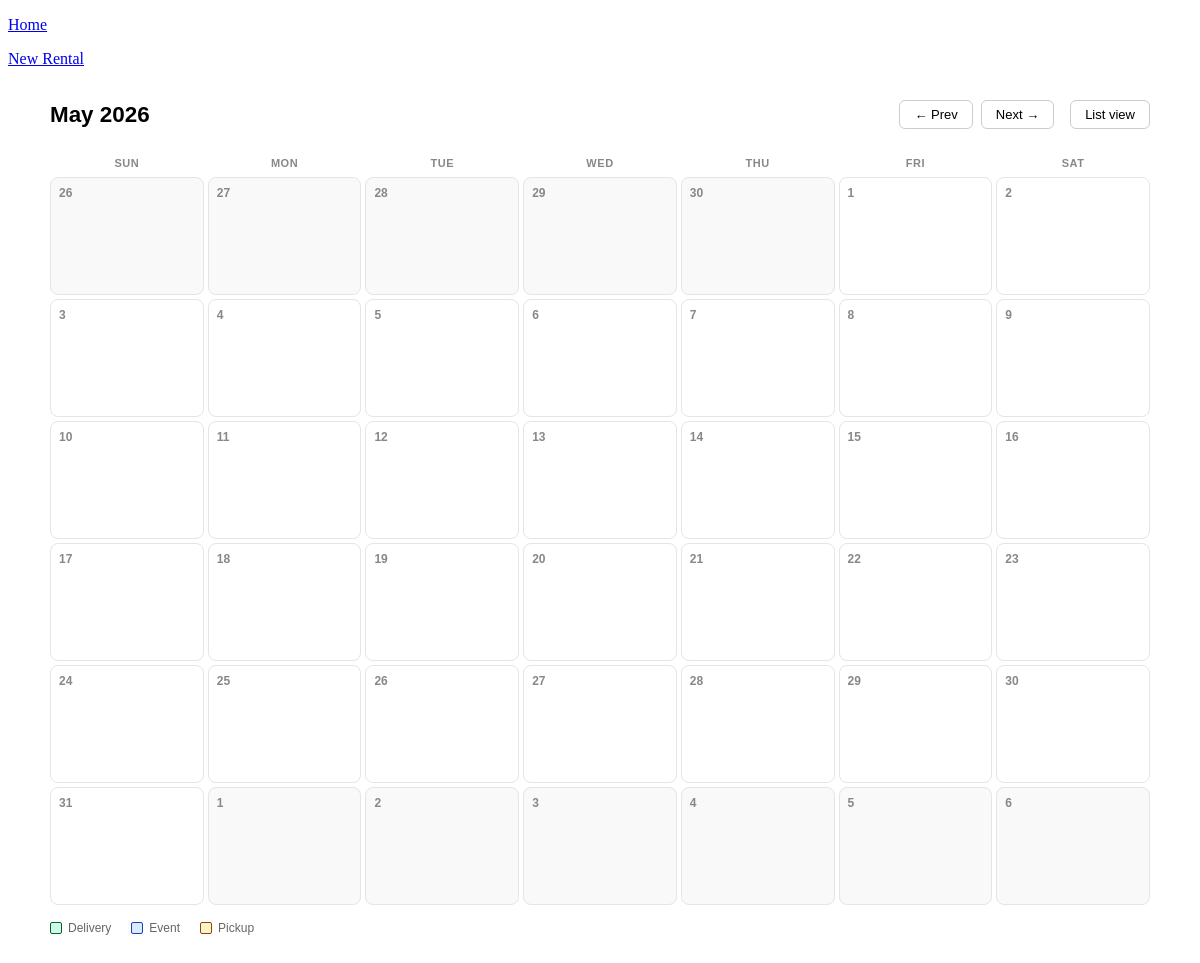
Before: /rentals/?year=2026&month=5 with the older database file.
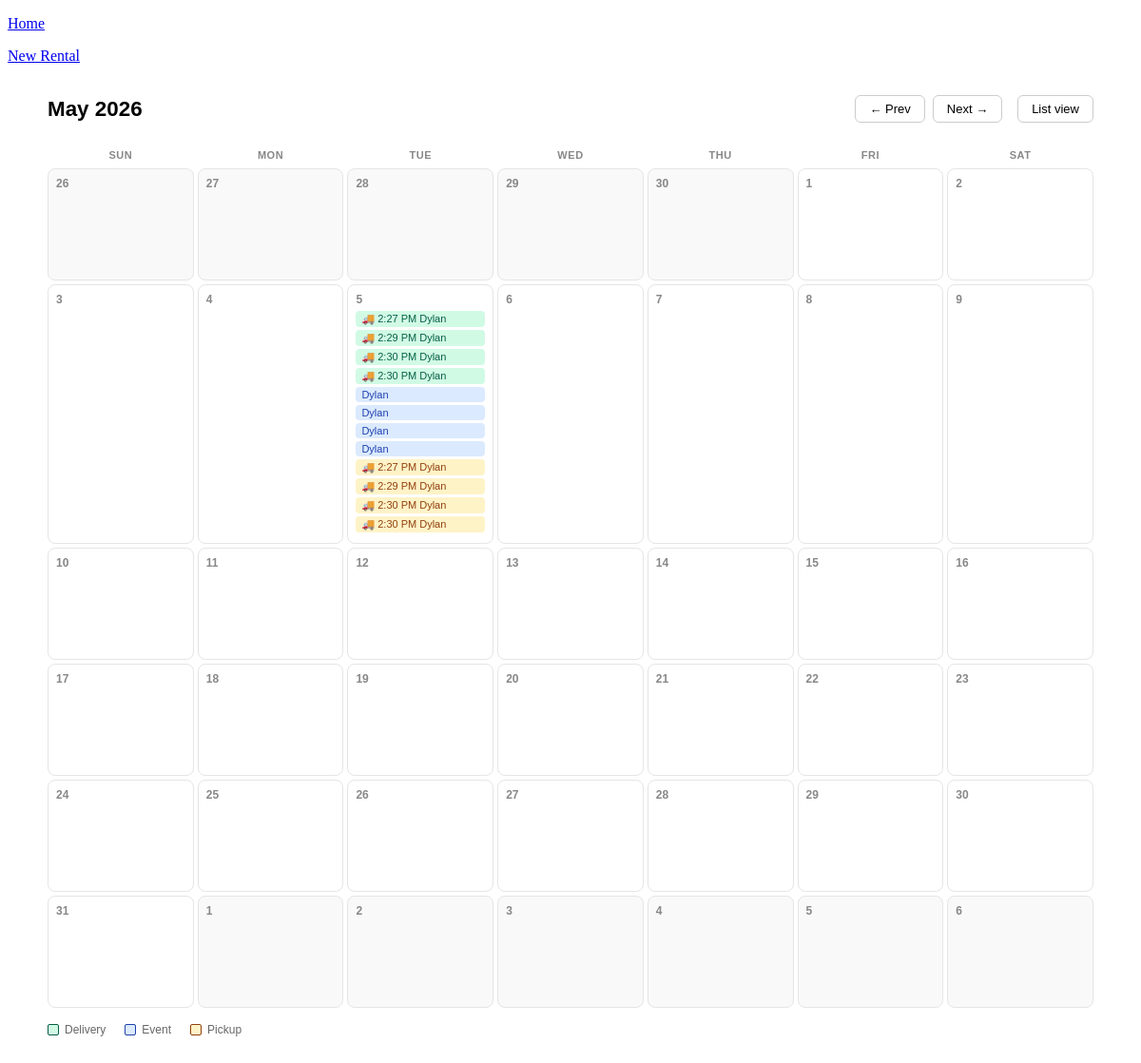
After: the same page with the newer database file.
### dashboard/models.py (models this page shows)
class Rental(models.Model):
    customer = models.ForeignKey(Customer, on_delete=models.CASCADE)
    location = models.CharField(max_length = 200)
    totalPrice = models.DecimalField(max_digits = 20, decimal_places = 2, default=0)
    deliveryDate = models.DateTimeField(null = True)
    eventDateStart = models.DateTimeField(null = True)
    eventDateEnd = models.DateTimeField(null = True)
    pickupDate = models.DateTimeField(null = True)

class Customer(models.Model):
    name = models.CharField(max_length=200)
    phone = models.CharField(max_length=200, null = True)
    email = models.EmailField(default = "None", null = True)
    qb_id = models.BigIntegerField()
    def __str__(self):
        return self.name

### dashboard/views.py (the view)
# urls.py: path("rentals/", views.rentals, name="rentals"),
def rentals(request):
    today = datetime.today()
    year  = int(request.GET.get('year',  today.year))
    month = int(request.GET.get('month', today.month))
    prev = datetime(year, month, 1).replace(day=1)
    prev = (prev.replace(day=1) - timedelta(days=1)).replace(day=1)
    next_m = datetime(year, month, 28) + timedelta(days=4)
    next_m = next_m.replace(day=1)
    month_start = datetime(year, month, 1)
    month_end   = datetime(year, month, calendar.monthrange(year, month)[1])
    rentals = Rental.objects.filter(
        pickupDate__gte=month_start,
        deliveryDate__lte=month_end
    )
    day_map = {}
    for r in rentals:
        for dt, bucket in [
            (r.deliveryDate, 'deliveries'),
            (r.eventDateStart,   'events'),
            (r.eventDateEnd,     'events'),
            (r.pickupDate,   'pickups'),
        ]:
            d = dt.date()
            if d not in day_map:
                day_map[d] = {'deliveries': [], 'events': [], 'pickups': []}
            if r not in day_map[d][bucket]:
                day_map[d][bucket].append(r)
    cal = calendar.Calendar(firstweekday=6)  # Sunday first
    weeks = []
    for week in cal.monthdatescalendar(year, month):
        row = []
        for d in week:
            row.append({
                'date':      d,
                'in_month':  d.month == month,
                'is_today':  d == today,
                'deliveries': day_map.get(d, {}).get('deliveries', []),
                'events':     day_map.get(d, {}).get('events', []),
                'pickups':    day_map.get(d, {}).get('pickups', []),
            })
        weeks.append(row)
    return render(request, 'rentals.html', {
        'calendar_weeks': weeks,
        'month_label':    datetime(year, month, 1).strftime('%B %Y'),
        'day_names':      ['Sun','Mon','Tue','Wed','Thu','Fri','Sat'],
        'prev_year':      prev.year,   'prev_month': prev.month,
        'next_year':      next_m.year, 'next_month': next_m.month,
    })

### dashboard/templates/rentals.html (shortened to what this page needs)
<!doctype html>
<html lang="en">
  <head>
    <link rel="stylesheet" href="/static/main.css" />
  </head>
  <header>
    <nav>
      <p><a href="/"> Home </a></p>
      <p><a href="/newrental/"> New Rental </a></p>
    </nav>
  </header>
  <body>
    <div class="cal-wrap">
      <div class="cal-header">
        <h2>{{ month_label }}</h2>
        <div
          class="cal-nav"
          style="display: flex; gap: 8px; align-items: center"
        >
          <a href="?year={{ prev_year }}&month={{ prev_month }}">&larr; Prev</a>
          <a href="?year={{ next_year }}&month={{ next_month }}">Next &rarr;</a>
          <a href="{% url 'dashboard' %}" style="margin-left: 8px">List view</a>
        </div>
      </div>
      <div class="day-labels">
        {% for day in day_names %}
        <div class="day-label">{{ day }}</div>
        {% endfor %}
      </div>
      <div class="cal-grid">
        {% for week in calendar_weeks %} {% for day in week %}
        <div class="cal-day {% if not day.in_month %}other-month{% endif %} {% if day.is_today %}today{% endif %}">
          <div class="day-num">{{ day.date.day }}</div>
          {% for rental in day.deliveries %}
          <a href="{% url 'rental_card' rental.id %}" class="rental-pill pill-delivery"
            title="{{ rental.customer }} — ${{ rental.totalPrice }}">
            &#x1F69A; {{ rental.deliveryDate|date:"g:i A" }} {{ rental.customer }}
          </a>
          {% endfor %}
          {% for rental in day.events %}
          <a href="{% url 'rental_card' rental.id %}" class="rental-pill pill-event"
            title="{{ rental.customer }} — ${{ rental.totalPrice }}">
            {{ rental.events|date:"g:i A" }} {{ rental.customer }}
          </a>
          {% endfor %}
          {% for rental in day.pickups %}
          <a href="{% url 'rental_card' rental.id%}" class="rental-pill pill-pickup"
            title="{{ rental.customer }} — ${{ rental.totalPrice }}">
            &#x1F69A; {{ rental.deliveryDate|date:"g:i A" }} {{ rental.customer }}
          </a>
          {% endfor %}
        </div>
        {% endfor %}
        {% endfor %}
      </div>
      <div class="legend">
        <div class="leg-item">
          <div
            class="leg-dot"
            style="background: #d1fae5; border: 1px solid #065f46"
          ></div>
          Delivery
        </div>
        <div class="leg-item">
          <div
            class="leg-dot"
            style="background: #dbeafe; border: 1px solid #1e40af"
          ></div>
          Event
        </div>
        <div class="leg-item">
          <div
            class="leg-dot"
            style="background: #fef3c7; border: 1px solid #92400e"
          ></div>
          Pickup
        </div>
      </div>
    </div>
  </body>
</html>

Changed rows visible on the page:
added Rental: deliveryDate "2:27 PM", customer "Dylan"
added Rental: deliveryDate "2:29 PM", customer "Dylan"
added Rental: deliveryDate "2:30 PM", customer "Dylan"
added Rental: deliveryDate "2:30 PM", customer "Dylan"
